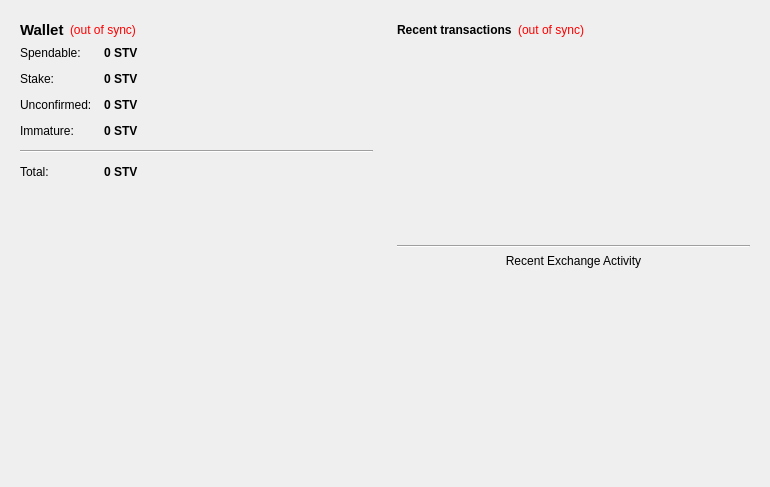
<?xml version="1.0" encoding="UTF-8"?>
<ui version="4.0">
 <class>OverviewPage</class>
 <widget class="QWidget" name="OverviewPage">
  <property name="geometry">
   <rect>
    <x>0</x>
    <y>0</y>
    <width>770</width>
    <height>487</height>
   </rect>
  </property>
  <property name="windowTitle">
   <string>Form</string>
  </property>
  <layout class="QHBoxLayout" name="horizontalLayout" stretch="1,1">
   <item>
    <layout class="QVBoxLayout" name="verticalLayout_2">
     <item>
      <widget class="QFrame" name="frame">
       <property name="frameShape">
        <enum>QFrame::NoFrame</enum>
       </property>
       <property name="frameShadow">
        <enum>QFrame::Raised</enum>
       </property>
       <layout class="QVBoxLayout" name="verticalLayout_4">
        <item>
         <layout class="QHBoxLayout" name="horizontalLayout_4">
          <item>
           <widget class="QLabel" name="label_5">
            <property name="font">
             <font>
              <pointsize>11</pointsize>
              <weight>75</weight>
              <bold>true</bold>
             </font>
            </property>
            <property name="text">
             <string>Wallet</string>
            </property>
           </widget>
          </item>
          <item>
           <widget class="QLabel" name="labelWalletStatus">
            <property name="toolTip">
             <string>The displayed information may be out of date. Your wallet automatically synchronizes with the sativacoin network after a connection is established, but this process has not completed yet.</string>
            </property>
            <property name="styleSheet">
             <string notr="true">QLabel { color: red; }</string>
            </property>
            <property name="text">
             <string notr="true">(out of sync)</string>
            </property>
            <property name="alignment">
             <set>Qt::AlignLeading|Qt::AlignLeft|Qt::AlignVCenter</set>
            </property>
           </widget>
          </item>
          <item>
           <spacer name="horizontalSpacer_2">
            <property name="orientation">
             <enum>Qt::Horizontal</enum>
            </property>
            <property name="sizeHint" stdset="0">
             <size>
              <width>40</width>
              <height>20</height>
             </size>
            </property>
           </spacer>
          </item>
         </layout>
        </item>
        <item>
         <layout class="QFormLayout" name="formLayout_2">
          <property name="fieldGrowthPolicy">
           <enum>QFormLayout::AllNonFixedFieldsGrow</enum>
          </property>
          <property name="horizontalSpacing">
           <number>12</number>
          </property>
          <property name="verticalSpacing">
           <number>12</number>
          </property>
          <item row="0" column="0">
           <widget class="QLabel" name="label">
            <property name="text">
             <string>Spendable:</string>
            </property>
           </widget>
          </item>
          <item row="0" column="1">
           <widget class="QLabel" name="labelBalance">
            <property name="font">
             <font>
              <weight>75</weight>
              <bold>true</bold>
             </font>
            </property>
            <property name="cursor">
             <cursorShape>IBeamCursor</cursorShape>
            </property>
            <property name="toolTip">
             <string>Your current spendable balance</string>
            </property>
            <property name="text">
             <string notr="true">0 STV</string>
            </property>
            <property name="textInteractionFlags">
             <set>Qt::LinksAccessibleByMouse|Qt::TextSelectableByKeyboard|Qt::TextSelectableByMouse</set>
            </property>
           </widget>
          </item>
          <item row="1" column="0">
           <widget class="QLabel" name="label_6">
            <property name="text">
             <string>Stake:</string>
            </property>
           </widget>
          </item>
          <item row="1" column="1">
           <widget class="QLabel" name="labelStake">
            <property name="font">
             <font>
              <weight>75</weight>
              <bold>true</bold>
             </font>
            </property>
            <property name="cursor">
             <cursorShape>IBeamCursor</cursorShape>
            </property>
            <property name="toolTip">
             <string>Total of coins that was staked, and do not yet count toward the current balance</string>
            </property>
            <property name="text">
             <string notr="true">0 STV</string>
            </property>
            <property name="textInteractionFlags">
             <set>Qt::LinksAccessibleByMouse|Qt::TextSelectableByKeyboard|Qt::TextSelectableByMouse</set>
            </property>
           </widget>
          </item>
          <item row="2" column="0">
           <widget class="QLabel" name="label_3">
            <property name="text">
             <string>Unconfirmed:</string>
            </property>
           </widget>
          </item>
          <item row="2" column="1">
           <widget class="QLabel" name="labelUnconfirmed">
            <property name="font">
             <font>
              <weight>75</weight>
              <bold>true</bold>
             </font>
            </property>
            <property name="cursor">
             <cursorShape>IBeamCursor</cursorShape>
            </property>
            <property name="toolTip">
             <string>Total of transactions that have yet to be confirmed, and do not yet count toward the current balance</string>
            </property>
            <property name="text">
             <string notr="true">0 STV</string>
            </property>
            <property name="textInteractionFlags">
             <set>Qt::LinksAccessibleByMouse|Qt::TextSelectableByKeyboard|Qt::TextSelectableByMouse</set>
            </property>
           </widget>
          </item>
          <item row="3" column="0">
           <widget class="QLabel" name="labelImmatureText">
            <property name="text">
             <string>Immature:</string>
            </property>
           </widget>
          </item>
          <item row="3" column="1">
           <widget class="QLabel" name="labelImmature">
            <property name="font">
             <font>
              <weight>75</weight>
              <bold>true</bold>
             </font>
            </property>
            <property name="toolTip">
             <string>Mined balance that has not yet matured</string>
            </property>
            <property name="text">
             <string notr="true">0 STV</string>
            </property>
            <property name="textInteractionFlags">
             <set>Qt::LinksAccessibleByMouse|Qt::TextSelectableByKeyboard|Qt::TextSelectableByMouse</set>
            </property>
           </widget>
          </item>
          <item row="4" column="0" colspan="2">
           <widget class="Line" name="line">
            <property name="minimumSize">
             <size>
              <width>0</width>
              <height>3</height>
             </size>
            </property>
            <property name="orientation">
             <enum>Qt::Horizontal</enum>
            </property>
           </widget>
          </item>
          <item row="5" column="0">
           <widget class="QLabel" name="labelTotalText">
            <property name="text">
             <string>Total:</string>
            </property>
           </widget>
          </item>
          <item row="5" column="1">
           <widget class="QLabel" name="labelTotal">
            <property name="font">
             <font>
              <weight>75</weight>
              <bold>true</bold>
             </font>
            </property>
            <property name="cursor">
             <cursorShape>IBeamCursor</cursorShape>
            </property>
            <property name="toolTip">
             <string>Your current total balance</string>
            </property>
            <property name="text">
             <string notr="true">0 STV</string>
            </property>
            <property name="textInteractionFlags">
             <set>Qt::LinksAccessibleByMouse|Qt::TextSelectableByKeyboard|Qt::TextSelectableByMouse</set>
            </property>
           </widget>
          </item>
         </layout>
        </item>
       </layout>
      </widget>
     </item>
     <item>
      <spacer name="verticalSpacer">
       <property name="orientation">
        <enum>Qt::Vertical</enum>
       </property>
       <property name="sizeHint" stdset="0">
        <size>
         <width>20</width>
         <height>40</height>
        </size>
       </property>
      </spacer>
     </item>
     <item>
      <widget class="QLabel" name="label_2">
       <property name="autoFillBackground">
        <bool>true</bool>
       </property>
       <property name="text">
        <string/>
       </property>
       <property name="pixmap">
        <pixmap resource="../bitcoin.qrc">:/icons/coinbg</pixmap>
       </property>
       <property name="scaledContents">
        <bool>false</bool>
       </property>
       <property name="margin">
        <number>0</number>
       </property>
      </widget>
     </item>
    </layout>
   </item>
   <item>
    <layout class="QVBoxLayout" name="verticalLayout_3">
     <item>
      <widget class="QFrame" name="frame_2">
       <property name="frameShape">
        <enum>QFrame::NoFrame</enum>
       </property>
       <property name="frameShadow">
        <enum>QFrame::Plain</enum>
       </property>
       <property name="lineWidth">
        <number>0</number>
       </property>
       <layout class="QVBoxLayout" name="verticalLayout">
        <item>
         <layout class="QHBoxLayout" name="horizontalLayout_2">
          <item>
           <widget class="QLabel" name="label_4">
            <property name="text">
             <string>&lt;b&gt;Recent transactions&lt;/b&gt;</string>
            </property>
           </widget>
          </item>
          <item>
           <widget class="QLabel" name="labelTransactionsStatus">
            <property name="toolTip">
             <string>The displayed information may be out of date. Your wallet automatically synchronizes with the sativacoin network after a connection is established, but this process has not completed yet.</string>
            </property>
            <property name="styleSheet">
             <string notr="true">QLabel { color: red; }</string>
            </property>
            <property name="text">
             <string notr="true">(out of sync)</string>
            </property>
            <property name="alignment">
             <set>Qt::AlignRight|Qt::AlignTrailing|Qt::AlignVCenter</set>
            </property>
           </widget>
          </item>
          <item>
           <spacer name="horizontalSpacer">
            <property name="orientation">
             <enum>Qt::Horizontal</enum>
            </property>
            <property name="sizeHint" stdset="0">
             <size>
              <width>40</width>
              <height>20</height>
             </size>
            </property>
           </spacer>
          </item>
         </layout>
        </item>
        <item>
         <widget class="QListView" name="listTransactions">
          <property name="sizePolicy">
           <sizepolicy hsizetype="Expanding" vsizetype="Expanding">
            <horstretch>0</horstretch>
            <verstretch>0</verstretch>
           </sizepolicy>
          </property>
          <property name="maximumSize">
           <size>
            <width>16777215</width>
            <height>16777215</height>
           </size>
          </property>
          <property name="styleSheet">
           <string notr="true">QListView { background: transparent; }</string>
          </property>
          <property name="frameShape">
           <enum>QFrame::NoFrame</enum>
          </property>
          <property name="verticalScrollBarPolicy">
           <enum>Qt::ScrollBarAlwaysOff</enum>
          </property>
          <property name="horizontalScrollBarPolicy">
           <enum>Qt::ScrollBarAlwaysOff</enum>
          </property>
          <property name="selectionMode">
           <enum>QAbstractItemView::NoSelection</enum>
          </property>
         </widget>
        </item>
        <item>
         <widget class="Line" name="line_2">
          <property name="orientation">
           <enum>Qt::Horizontal</enum>
          </property>
         </widget>
        </item>
        <item>
         <widget class="QLabel" name="label_7">
          <property name="text">
           <string>Recent Exchange Activity</string>
          </property>
          <property name="alignment">
           <set>Qt::AlignCenter</set>
          </property>
         </widget>
        </item>
        <item>
         <widget class="QListView" name="listExchange">
          <property name="sizePolicy">
           <sizepolicy hsizetype="Expanding" vsizetype="Expanding">
            <horstretch>0</horstretch>
            <verstretch>0</verstretch>
           </sizepolicy>
          </property>
          <property name="maximumSize">
           <size>
            <width>16777215</width>
            <height>200</height>
           </size>
          </property>
          <property name="styleSheet">
           <string notr="true">QListView { background: transparent; }</string>
          </property>
          <property name="frameShape">
           <enum>QFrame::NoFrame</enum>
          </property>
          <property name="verticalScrollBarPolicy">
           <enum>Qt::ScrollBarAlwaysOff</enum>
          </property>
          <property name="horizontalScrollBarPolicy">
           <enum>Qt::ScrollBarAlwaysOff</enum>
          </property>
          <property name="selectionMode">
           <enum>QAbstractItemView::NoSelection</enum>
          </property>
         </widget>
        </item>
       </layout>
      </widget>
     </item>
    </layout>
   </item>
  </layout>
 </widget>
 <resources>
  <include location="../bitcoin.qrc"/>
 </resources>
 <connections/>
</ui>
